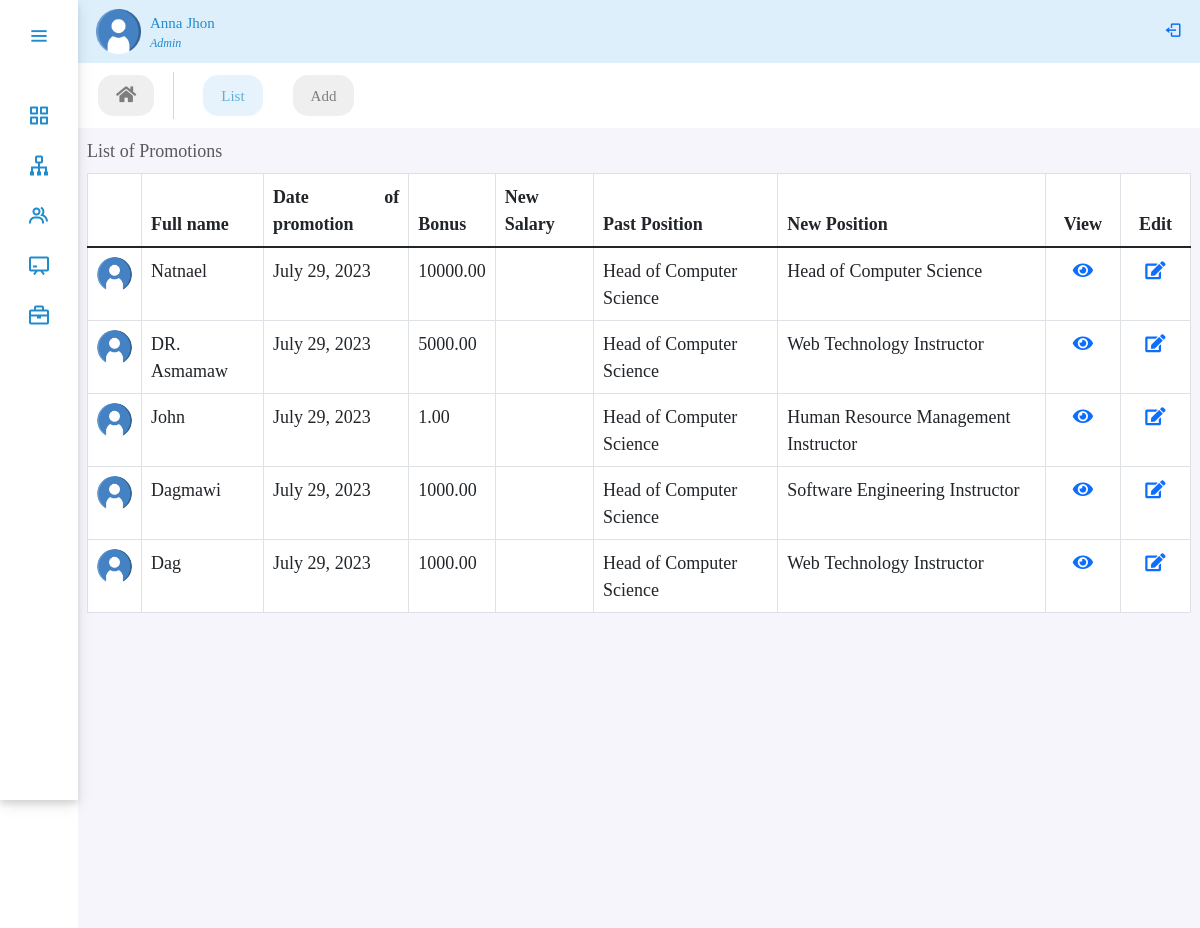
/panel/promotion, run on the app's committed database.
### performance/models.py (models this page shows, shortened)
class Promotion(models.Model):
    employee = models.ForeignKey(
        Employee, on_delete=models.SET_NULL, null=True, related_name='promoted_employee')
    date_of_promotion = models.DateField(null=True)
    reason = models.CharField(max_length=100, null=True)
    note = models.TextField(blank=True, null=True)
    bonus = models.DecimalField(
        max_digits=10, decimal_places=2, blank=True, null=True)
    past_position = models.ForeignKey(
        Designation, on_delete=models.SET_NULL, null=True, related_name='past_position'
    )
    new_position = models.ForeignKey(
        Designation, on_delete=models.SET_NULL, null=True, related_name='new_position'
    )
    new_position = models.ForeignKey(
        Designation, on_delete=models.SET_NULL, null=True, related_name='new')
    employment_type = models.CharField(
        max_length=20, choices=Employee.EMPLOYMENT_TYPE_CHOICES, null=True, blank=True)

class Employee(models.Model):
    user = models.OneToOneField(
        CustomUser, on_delete=models.CASCADE, null=True, related_name='user')
    GENDER_CHOICES = (
        ('M', 'Male'),
        ('F', 'Female'),
    )
    MARITAL_STATUS_CHOICES = (
        ('S', 'Single'),
        ('M', 'Married'),
        ('D', 'Divorced'),
        ('W', 'Widowed'),
    )
    EMPLOYMENT_TYPE_CHOICES = (
        ('fulltime_permanent', 'Fulltime Permanent'),
        ('fulltime_probation', 'Fulltime Probation'),
        ('part_time_contract', 'Part Time Contract'),
    )
    STATUS_CHOICES = (
        ('A', 'Active'),
        ('IN', 'Inactive'),
    )
    avatar = models.ImageField(upload_to='avatar/', null=True, blank=True)
    gender = models.CharField(max_length=1, choices=GENDER_CHOICES, null=True)
    dob = models.DateField(blank=True, null=True)
    nationality = models.CharField(max_length=100, null=True, blank=True)
    marital_status = models.CharField(
        max_length=50, choices=MARITAL_STATUS_CHOICES, null=True, blank=True)
    phone_number = models.CharField(max_length=20, null=True, blank=True)
    email = models.EmailField(max_length=254)
    address = models.CharField(max_length=100, null=True, blank=True)
    joined_date = models.DateField(null=True)
    department = models.ForeignKey(
        Department, on_delete=models.SET_NULL, null=True, blank=True)
    designation = models.ForeignKey(
        Designation, on_delete=models.SET_NULL, null=True)
    employment_type = models.CharField(
        max_length=20, choices=EMPLOYMENT_TYPE_CHOICES, null=True)
    salary = models.DecimalField(
        max_digits=10, decimal_places=2, null=True, blank=True)
    promotion_designation = models.ForeignKey(
        Designation, on_delete=models.SET_NULL, related_name='promotion', null=True, blank=True)
    manager = models.ForeignKey(
        CustomUser, on_delete=models.SET_NULL, null=True, blank=True)
    created_at = models.DateTimeField(auto_now_add=True, null=True, blank=True)
    updated_at = models.DateTimeField(auto_now=True, null=True, blank=True)
    status = models.CharField(max_length=50, null=True, choices=STATUS_CHOICES)
    note = models.TextField(blank=True, null=True)

class CustomUser(AbstractBaseUser, PermissionsMixin):
    user_id = models.CharField(max_length=10, unique=True)
    first_name = models.CharField(max_length=30)
    last_name = models.CharField(max_length=30)
    is_active = models.BooleanField(default=True)
    is_manager = models.BooleanField(default=False)
    is_employee = models.BooleanField(default=False)
    is_admin = models.BooleanField(default=False)
    is_staff = models.BooleanField(default=False)
    is_superuser = models.BooleanField(default=False)
    objects = UserManager()
    USERNAME_FIELD = 'user_id'
    REQUIRED_FIELDS = ['first_name', 'last_name']

class Designation(models.Model):
    department = models.ForeignKey(
        Department, on_delete=models.SET_NULL, related_name='designations', null=True, blank=True)
    job_title = models.CharField(max_length=100, null=True)
    created_at = models.DateTimeField(auto_now_add=True, null=True)
    updated_at = models.DateTimeField(auto_now=True, null=True)
    def __str__(self):
        return self.job_title

### performance/views.py (the view)
# urls.py: path('panel/promotion', views.PromotionListView.as_view(), name='promotion'),
class PromotionListView(ListView):
    model = Promotion
    template_name = 'performance/promotion/promotion.html'
    context_object_name = 'promotions'

### performance/templates/performance/promotion/promotion.html (shortened to what this page needs)
{% extends 'performance/adminPanel.html' %}
{% load static %}
{% block body %}
<ul class="nav panelNav fw-medium">
    <li class="nav-item">
        <a class="nav-link" href="{% url 'dashboard' %}"><i class="fa fa-home"></i></a>
    </li>
    <li class="nav-item">
        <a class="nav-link active" href="{% url 'promotion' %}"> List</a>
    </li>
    <li class="nav-item">
        <a class="nav-link" href="{% url 'promotion_create' %}">Add</a>
    </li>
</ul>
<div class="table-responsive table-hover home-section px-lg-2">
    <table class="table table-bordered caption-top">
        <caption>List of Promotions</caption>
        <thead>
            <tr>
            <th></th>
            <th scope="col">Full name</th>
            <th scope="col">Date of promotion</th>
            <th scope="col">Bonus</th>
            <th scope="col">New Salary</th>
            <th scope="col">Past Position</th>
            <th scope="col">New Position</th>
            <th class="px-3">View</th>
            <th class="px-3" >Edit</th>
            </tr>
        </thead>
        <tbody class="table-group-divider">
            {% for promotion in promotions %}
            <tr>
                <td class="text-center"><img src="/media/avatar/user.png" style="width:35px; height:35px; border-radius: 100%;"></td>
                <td>{{promotion.employee.user.first_name}} {{promotions.employee.user.last_name}}</td>
                <td>{{promotion.date_of_promotion}}</td>
                <td>{{promotion.bonus}}</td>
                <td>{{promotion.new_salary}}</td>
                <td style="text-align:left;">{{promotion.past_position}}</td>
                <td style="text-align:left;">{{promotion.new_position}}</td>
                <td class="text-center"><a href="{% url 'promotion_detail' promotion.id %}"><i class="fas fa-eye" ></i></a></td>
                <td class="text-center"><a href="{% url 'promotion_update' promotion.id %}" ><i class="fas fa-edit"></i></a></td>
            </tr>
            {%endfor%}
        </tbody>
    </table>
</div>
{% endblock body %}

### performance/static/performance/css/style.css (style rules this page uses)
:root { --color-default: #218ccc; --color-second:#DEEFFC; --color-white:#fff; --color-body:#e4e9f7; --color-light:#e0e0e0; }
* { margin: 0; padding: 0; font-size: 18px; font-family: 'Noto Serif Georgian', serif; text-align: justify; box-sizing: border-box; }
.panelNav { position: relative; top: 0; left: 78px; width: calc(100% - 78px); transition: all .5s ease; z-index: 2; }
.home-section { background: rgb(246,245,251); position: relative; min-height: 100vh; top: 0; left:78px; width: calc(100% - 78px); transition: all .5s ease; z-index: 2; }
.panelNav { background-color: var(--color-white); }
.panelNav .nav-link { color: #000; background-color: var(--color-light); border-radius: 15px; font-size: 15px; margin: 12px 10px 12px 20px; opacity: 0.5; }
.panelNav .nav-link.active { opacity: 0.7; background-color: var(--color-second); color: var(--color-default); }

### data on the page
Promotion: employee.user.first_name "Natnael", date_of_promotion "July 29, 2023", bonus "10000.00", past_position "Head of Computer Science", new_position "Head of Computer Science"
Promotion: employee.user.first_name "DR. Asmamaw", date_of_promotion "July 29, 2023", bonus "5000.00", past_position "Head of Computer Science", new_position "Web Technology Instructor"
Promotion: employee.user.first_name "John", date_of_promotion "July 29, 2023", bonus "1.00", past_position "Head of Computer Science", new_position "Human Resource Management Instructor"
Promotion: employee.user.first_name "Dagmawi", date_of_promotion "July 29, 2023", bonus "1000.00", past_position "Head of Computer Science", new_position "Software Engineering Instructor"
Promotion: employee.user.first_name "Dag", date_of_promotion "July 29, 2023", bonus "1000.00", past_position "Head of Computer Science", new_position "Web Technology Instructor"
